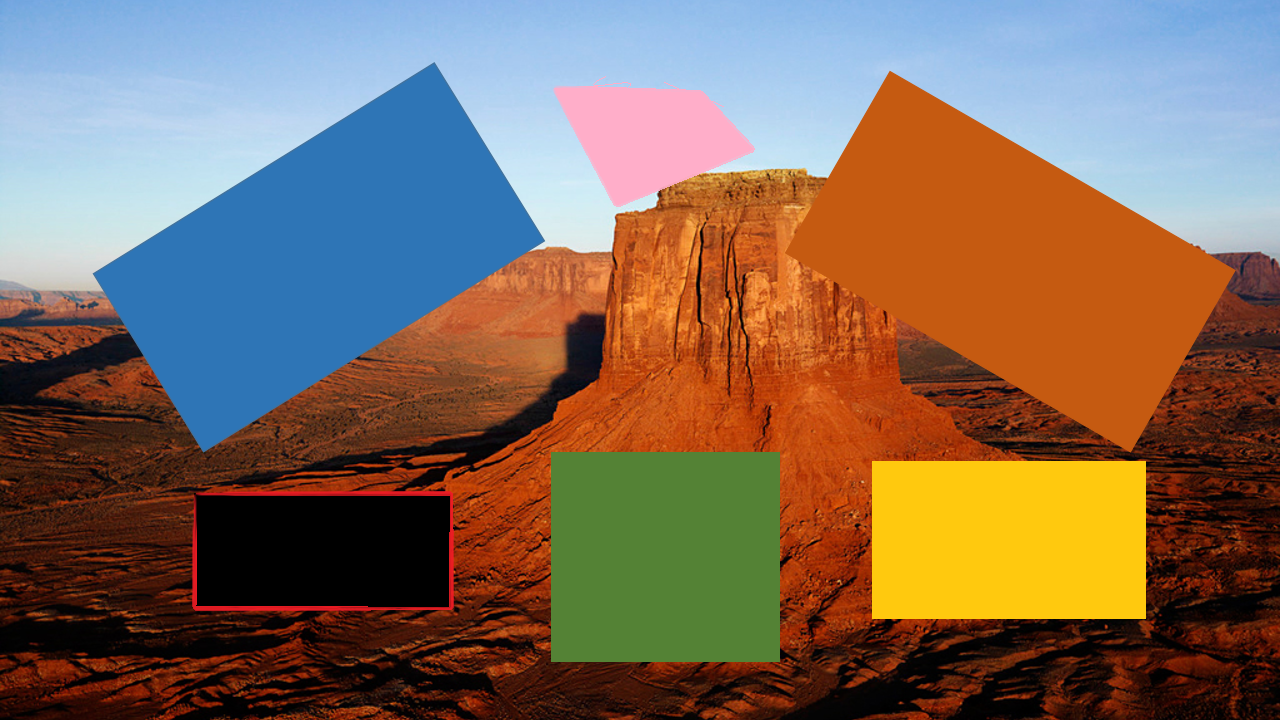
#> input picture images/Target17.bmp, 1280 x 720 px
$ python test21.py   (older library calls are emulated)
#> lines starting #> are read from the running program, lines starting #| are printed output that depends on the picture
#coding=utf-8
import cv2
import numpy as np

img = cv2.imread("../images/Target17.bmp", 0)
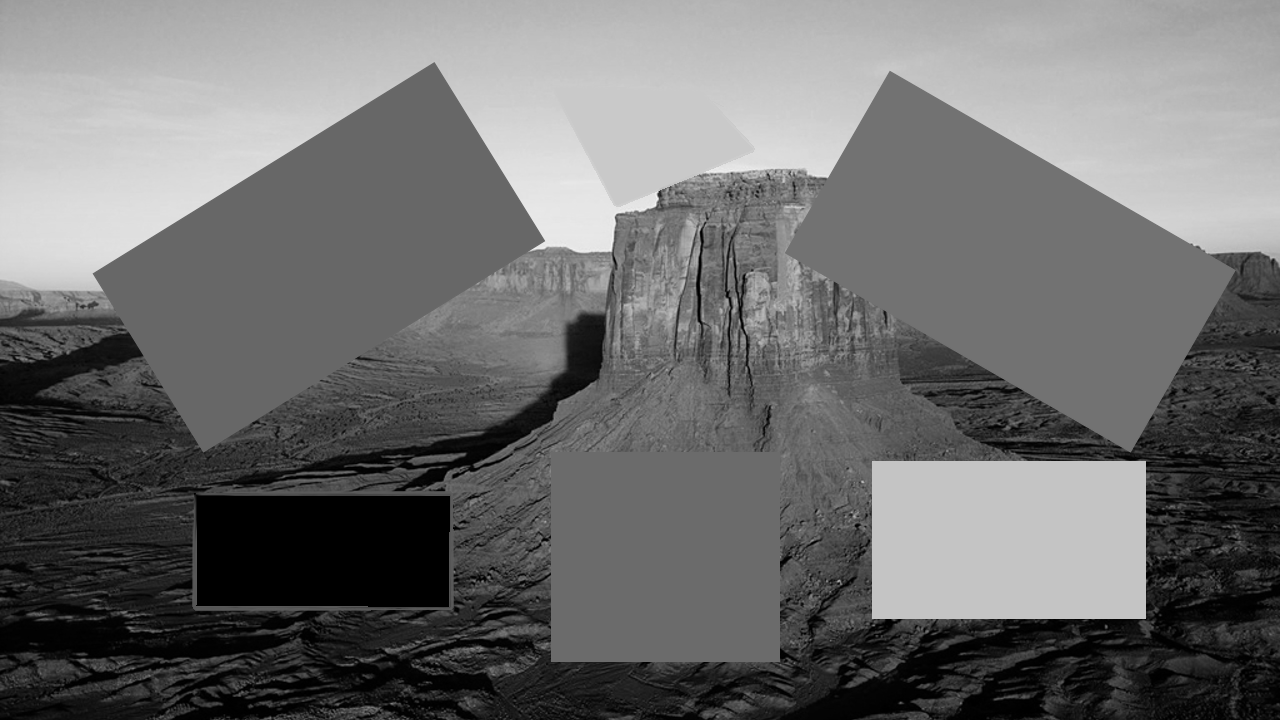
#> img: shape (720, 1280); min 0, max 246, mean 109.8

x = cv2.Sobel(img,cv2.CV_16S,1,0)
y = cv2.Sobel(img,cv2.CV_16S,0,1)
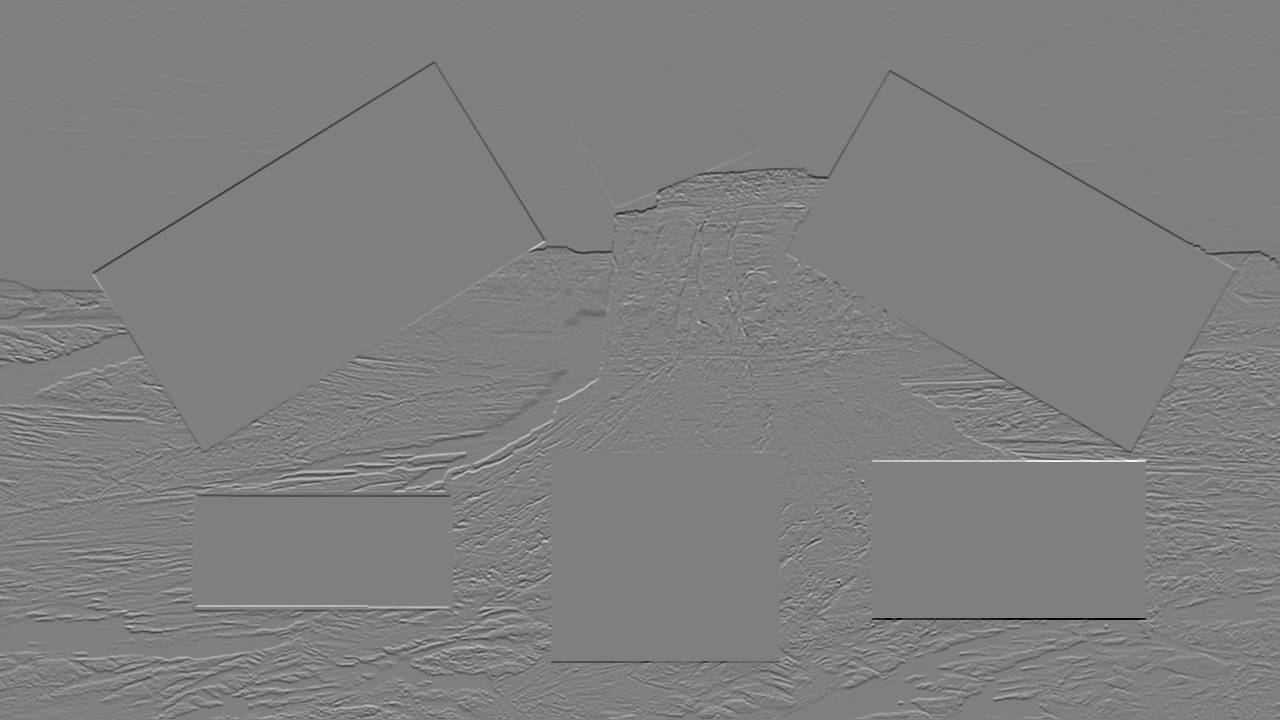
#> y: shape (720, 1280) int16; min -781, max 776, mean -1.6; drawn with min black and max white

absX = cv2.convertScaleAbs(x)   # 转回uint8
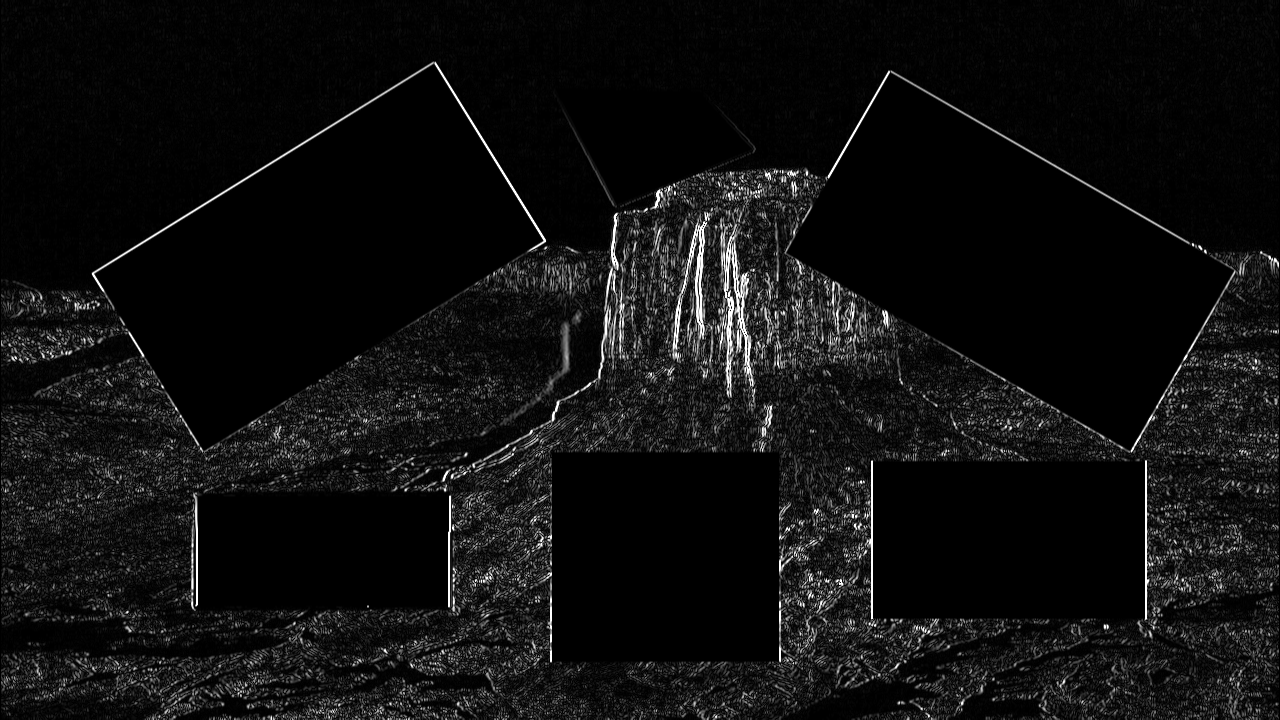
#> absX: shape (720, 1280); min 0, max 255, mean 15.9
absY = cv2.convertScaleAbs(y)

dst = cv2.addWeighted(absX,0.5,absY,0.5,0)
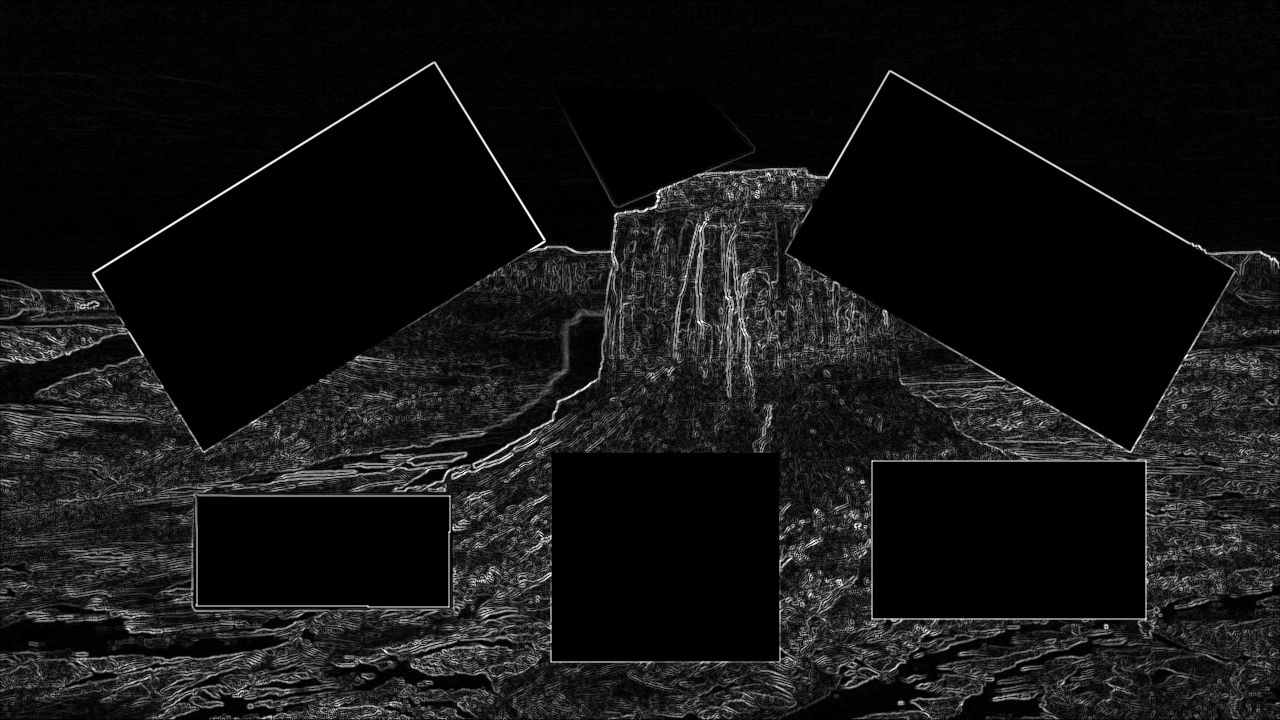
#> dst: shape (720, 1280); min 0, max 255, mean 19.9

cv2.imshow("absX", absX)
cv2.imshow("absY", absY)

cv2.imshow("Result", dst)

cv2.waitKey(0)
cv2.destroyAllWindows()

$ run again, with images/Target1.bmp copied over images/Target17.bmp
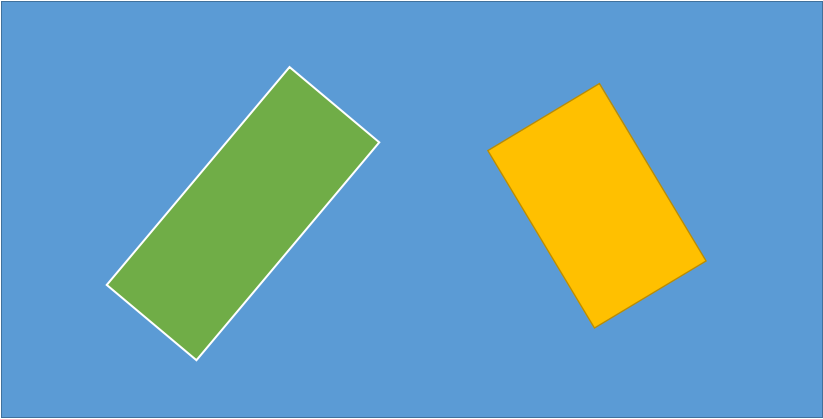
#> input picture images/Target1.bmp, 823 x 419 px
#> `y = cv2.Sobel(img,cv2.CV_16S,0,1)`:
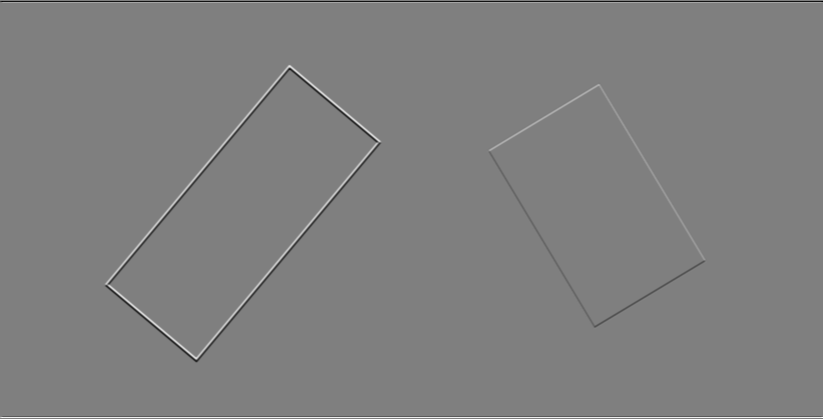
#> y: shape (419, 823) int16; min -528, max 528, mean 0; drawn with min black and max white
#> `dst = cv2.addWeighted(absX,0.5,absY,0.5,0)`:
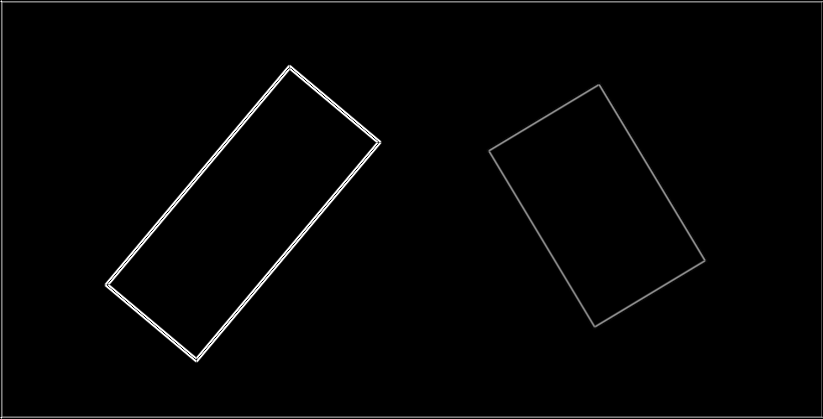
#> dst: shape (419, 823); min 0, max 255, mean 4
